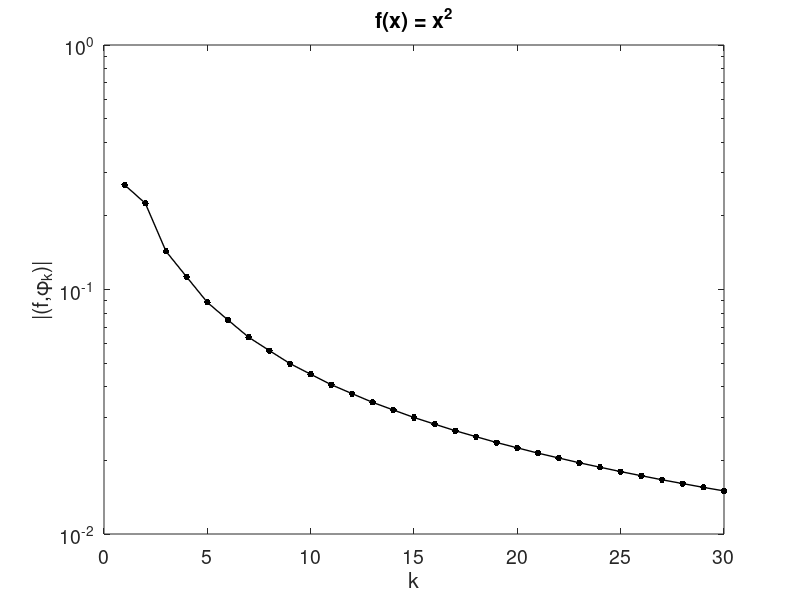
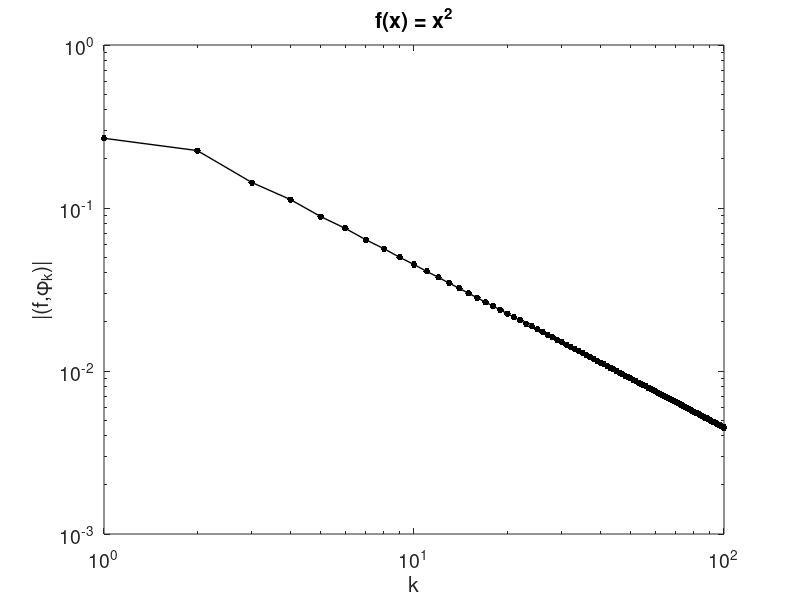
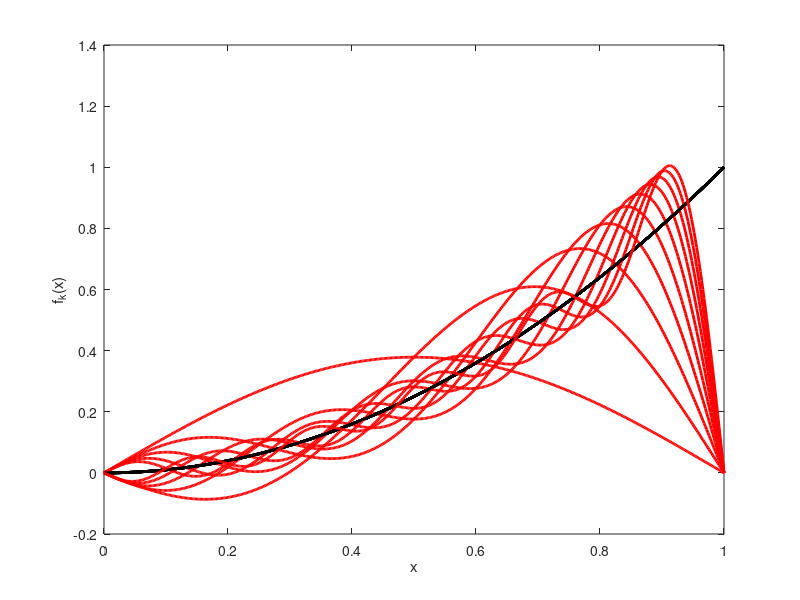
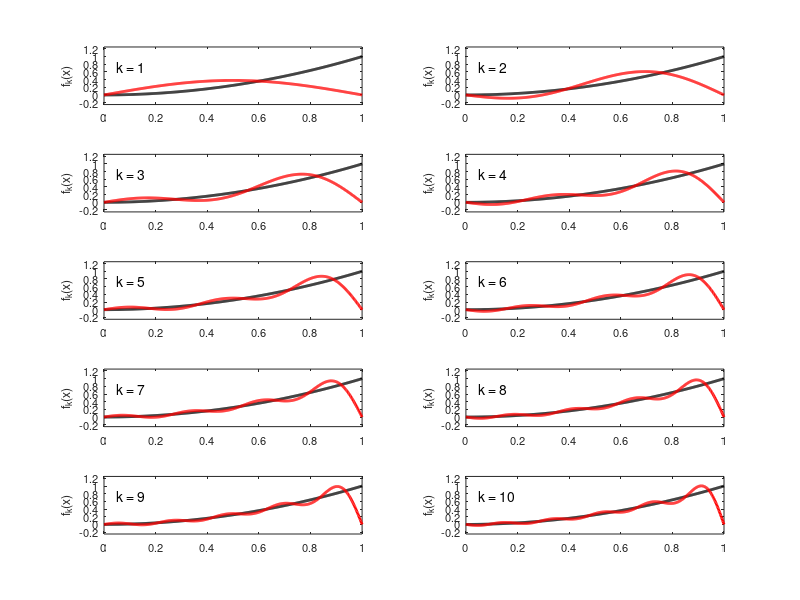

Write the MATLAB code that produced these figures, in order.

% f(x) = x^2;

% compute the inner products (f, phi_k) for k=1,...,30
  k = [1:30]';
  ck = sqrt(2)*(-2+(2-k.^2*pi^2).*(-1).^(k))./(k.^3*pi^3);

% plot the coefficients
  figure(1), clf
  semilogy(k, abs(ck), 'k.-','markersize',15,'linewidth',1)
  set(gca,'fontsize',14)
  xlabel('k')
  ylabel('|(f,\phi_k)|')
  title('f(x) = x^2');
  print -depsc2 sineseries1a

% plot the coefficients (loglog)
  k = [1:100]';
  ck = sqrt(2)*(-2+(2-k.^2*pi^2).*(-1).^(k))./(k.^3*pi^3);
  figure(1), clf
  loglog(k, abs(ck), 'k.-','markersize',15,'linewidth',1)
  set(gca,'fontsize',14)
  xlabel('k')
  ylabel('|(f,\phi_k)|')
  title('f(x) = x^2');
  print -depsc2 sineseries1a2

% plot first 10 partial sums fk, all on one plot

 figure(2), clf
 x = linspace(0,1,500)';
 fk = zeros(size(x));
 for k=1:10
    plot(x,x.^2,'k-','linewidth',2), hold on
    fk = fk + ck(k)*sqrt(2)*sin(k*pi*x);
    plot(x,fk,'r-','linewidth',2)
    xlabel('x'), ylabel('f_k(x)')
 end
 print -depsc2 sineseries1b

% plot first 10 partial sums fk, all on 10 different plot

 figure(3), clf
 x = linspace(0,1,500)';
 fk = zeros(size(x));
 for k=1:10
    subplot(5,2,k)
    plot(x,x.^2,'k-','linewidth',2), hold on
    fk = fk + ck(k)*sqrt(2)*sin(k*pi*x);
    plot(x,fk,'r-','linewidth',2)
    axis([0 1 -0.25 1.25])
    set(gca,'fontsize',8)
    text(0.05,0.75,sprintf('k = %d',k))
    ylabel('f_k(x)')
 end
 print -depsc2 sineseries1c


% plot first 10 partial sums uk, all on one plot
 figure(4), clf
 x = linspace(0,1,500)';
 uk = zeros(size(x));
 for k=1:10
    plot(x,x.*(1-x.^3)/12,'k-','linewidth',2), hold on
    lamk = k^2*pi^2;
    uk = uk + ck(k)/lamk*sqrt(2)*sin(k*pi*x);
    plot(x,uk,'r-','linewidth',2)
    xlabel('x'), ylabel('u_k(x)')
 end
 print -depsc2 sineseries1d

% plot first 10 partial sums uk, all on 10 different plot
 figure(5), clf
 x = linspace(0,1,500)';
 uk = zeros(size(x));
 for k=1:10
    subplot(5,2,k)
    plot(x,x.*(1-x.^3)/12,'k-','linewidth',2), hold on
    lamk = k^2*pi^2;
    uk = uk + ck(k)/lamk*sqrt(2)*sin(k*pi*x);
    plot(x,uk,'r-','linewidth',2)
    axis([0 1 0 .1])
    set(gca,'fontsize',8)
    text(0.05,0.075,sprintf('k = %d',k))
    ylabel('u_k(x)')
 end
 print -depsc2 sineseries1e

% plot first 10 partial sums uk, all on 10 different plot
 figure(6), clf
 x = linspace(0,1,500)';
 uk = zeros(size(x));
 for k=1:10
    subplot(5,2,k)
    lamk = k^2*pi^2;
    uk = uk + ck(k)/lamk*sqrt(2)*sin(k*pi*x);
    plot(x,x.*(1-x.^3)/12-uk,'k-','linewidth',2), hold on
    set(gca,'fontsize',8)
    text(0.05,min(ylim)+.15*diff(ylim),sprintf('error: k = %d',k))
    ylabel('u(x)-u_k(x)')
 end
 print -depsc2 sineseries1f
